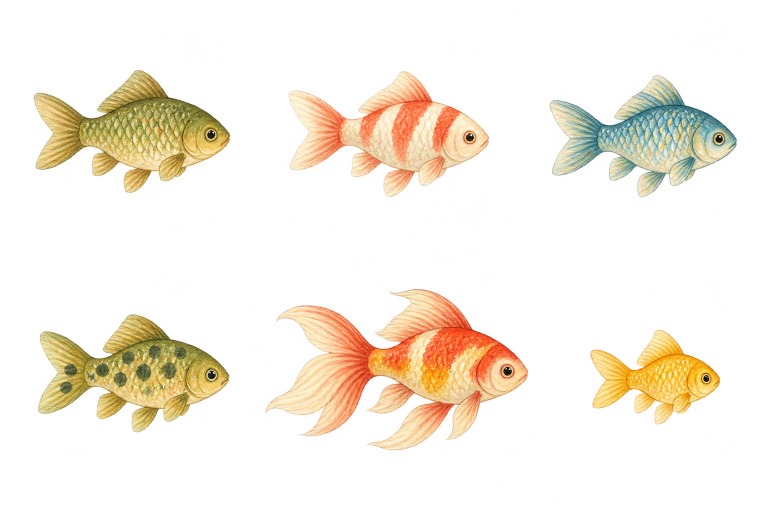
#> input picture art-refs/asf/runs/20261025T104133Z/fishing-props/raw_fish_v2.png, 1536 x 1024 px (shown at 1/2 size)
$ python isolate_fish.py
#> lines starting #> are read from the running program, lines starting #| are printed output that depends on the picture; after the words box and inside, x2 and y2 are one past the last pixel; in counts of white or black regions, pixels touching at a corner belong together
from __future__ import annotations
import json
from pathlib import Path
import numpy as np
from PIL import Image
from scipy import ndimage
from scipy.optimize import linear_sum_assignment

ROOT = Path(__file__).parent
SOURCE = ROOT / 'raw_fish_v2.png'
OUT = ROOT / 'isolated-fish'
OUT.mkdir(exist_ok=True)
NAMES = ['common', 'striped', 'blue', 'spotted', 'rare_big', 'icon_small']
im = Image.open(SOURCE).convert('RGBA')
#> im is the input picture: PIL image 1536x1024 RGBA; mean R, G, B, A 114.2, 97.3, 66.8, 50
a = np.asarray(im.getchannel('A'))
labels, count = ndimage.label(a > 16, structure=np.ones((3, 3), dtype=bool))
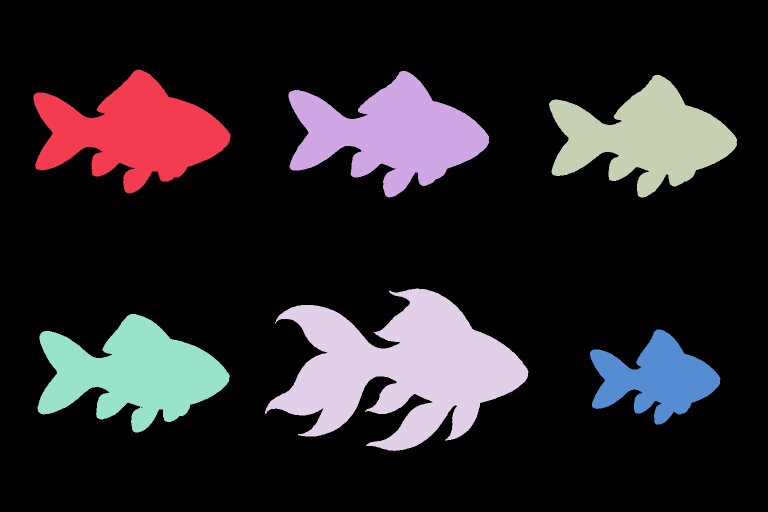
#> labels: shape (1024, 1536) int32 (shown at 1/2 size); 7 distinct labels, from 0 to 6; one colour per label, 0 black
#> count = 6
objects = []
for label_id, sl in enumerate(ndimage.find_objects(labels), start=1):
    if sl is None:
        continue
    ys, xs = sl
    area = int(np.count_nonzero(labels[sl] == label_id))
    if area < 10000:
        continue
    cy = (ys.start + ys.stop) / 2
    cx = (xs.start + xs.stop) / 2
    objects.append({'label': label_id, 'area': area, 'center': [cx, cy], 'bbox': [xs.start, ys.start, xs.stop, ys.stop]})
#> this loop made 6 passes
#> (area, cy, cx) on passes 1 to 6: (52058, 263, 264), (53232, 268.5, 777.5), (48378, 272, 1286), (89746, 739.5, 793.5), (50817, 746.5, 267.5), (26150, 754, 1310.5)
#> after the loop, objects = 6 items
if len(objects) != len(NAMES):
    raise SystemExit(f'Expected six fish components, found {len(objects)}: {objects}')
centers = np.array([[256, 256], [768, 256], [1280, 256], [256, 768], [768, 768], [1280, 768]], dtype=float)
actual = np.array([o['center'] for o in objects], dtype=float)
#> actual = [[264, 263], [777.5, 268.5], [1286, 272], [793.5, 739.5], [267.5, 746.5], [1310.5, 754]]
rows, cols = linear_sum_assignment(np.linalg.norm(centers[:, None, :] - actual[None, :, :], axis=2))
#> rows = [0, 1, 2, 3, 4, 5]; cols = [0, 1, 2, 4, 3, 5]
assignment = {int(r): objects[int(c)] for r, c in zip(rows, cols)}
#> assignment = 6 items
source_rgba = np.asarray(im)
report = {'source': str(SOURCE), 'source_size': list(im.size), 'threshold': 16, 'assets': {}}
for index, name in enumerate(NAMES):
    obj = assignment[index]
    x0, y0, x1, y1 = obj['bbox']
    fringe = 10
    x0, y0 = max(0, x0 - fringe), max(0, y0 - fringe)
    x1, y1 = min(im.width, x1 + fringe), min(im.height, y1 + fringe)
    crop = source_rgba[y0:y1, x0:x1].copy()
    # Keep the owned fish component, including its semi-transparent edge pixels.
    yy, xx = np.mgrid[y0:y1, x0:x1]
    owner = labels[y0:y1, x0:x1] == obj['label']
    dist = ndimage.distance_transform_edt(~owner)
    crop[..., 3][(dist > fringe) & (crop[..., 3] < 64)] = 0
    piece = Image.fromarray(crop, 'RGBA')
    side = max(piece.size)
    pad = max(16, round(side * 0.14))
    canvas = Image.new('RGBA', (side + pad * 2, side + pad * 2), (0, 0, 0, 0))
    canvas.alpha_composite(piece, ((canvas.width - piece.width) // 2, (canvas.height - piece.height) // 2))
    path = OUT / f'fish_{name}.png'
    canvas.save(path)
    report['assets'][name] = {'component_area': obj['area'], 'component_center': obj['center'], 'bbox': obj['bbox'], 'isolated_size': list(canvas.size), 'file': path.name}
#> this loop made 6 passes
#> (x0, y0, x1, y1) on passes 1 to 6: (57, 129, 471, 397), (567, 132, 988, 405), (1088, 139, 1484, 405), (65, 618, 470, 875), (520, 567, 1067, 912), (1170, 649, 1451, 859)
#> pass 1, `crop = source_rgba[y0:y1, x0:x1].copy()`:
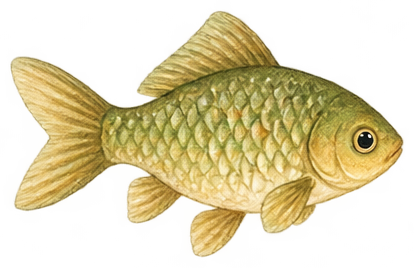
#> crop: shape (268, 414, 4); mean R, G, B, A 158.6, 140.4, 78.8, 115.6; transparent parts drawn white
#> pass 1, `yy, xx = np.mgrid[y0:y1, x0:x1]`:
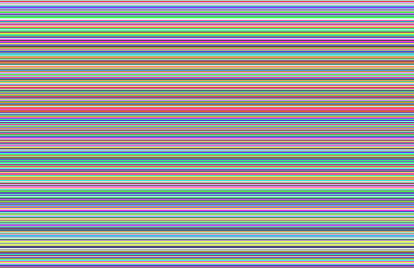
#> yy: shape (268, 414) int64; 268 distinct labels, from 129 to 396; one colour per label, 0 black
#> pass 1, `yy, xx = np.mgrid[y0:y1, x0:x1]`:
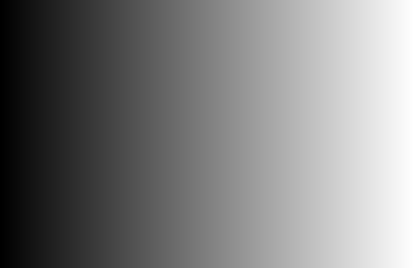
#> xx: shape (268, 414) int64; min 57, max 470, mean 263.5; drawn with min black and max white
#> pass 1, `owner = labels[y0:y1, x0:x1] == obj['label']`:
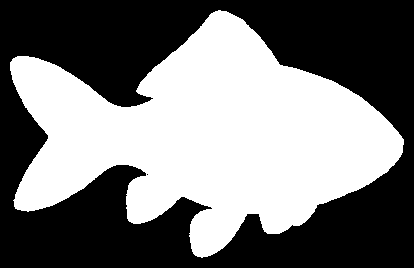
#> owner: shape (268, 414) bool; 46.9% white; 1 white region, box (x1, y1, x2, y2) and area: (10, 10, 404, 258) 52058
#> after the loop:
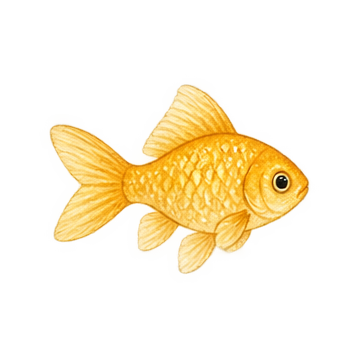
#> canvas: PIL image 359x359 RGBA; mean R, G, B, A 61.4, 49.2, 21.9, 49.3; transparent parts drawn white
#> after the loop:
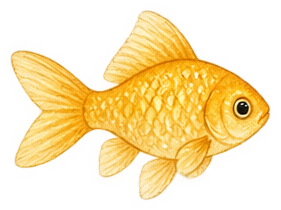
#> crop: shape (210, 281, 4); mean R, G, B, A 204.7, 164.4, 75.8, 107.8; transparent parts drawn white
#> after the loop, report = 4 items
(ROOT / 'isolated-fish.json').write_text(json.dumps(report, indent=2) + '\n')
print(json.dumps(report, indent=2))
#> (printed output is left out)

$ run again, with art-refs/asf/runs/20261025T104133Z/fishing-props/raw_fish.png copied over art-refs/asf/runs/20261025T104133Z/fishing-props/raw_fish_v2.png
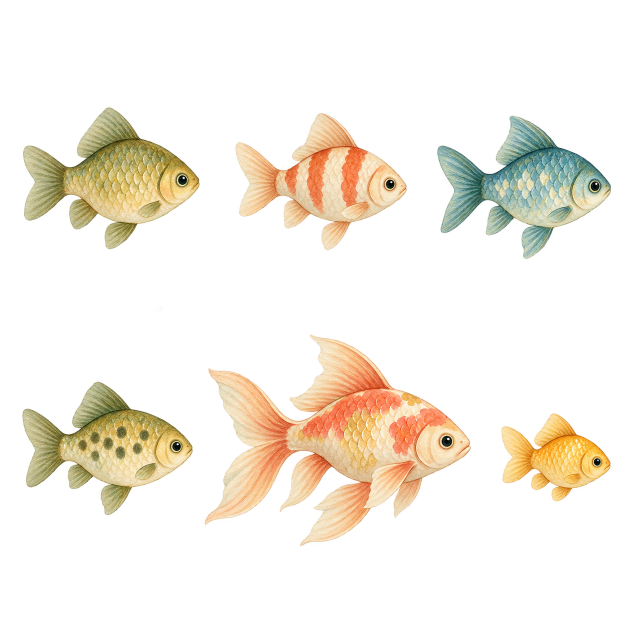
#> input picture art-refs/asf/runs/20261025T104133Z/fishing-props/raw_fish.png, 1254 x 1254 px (shown at 1/2 size)
#> im is the input picture: PIL image 1254x1254 RGBA; mean R, G, B, A 51.8, 45.8, 32.7, 51.5
#> labels: shape (1254, 1254) int32; 8 distinct labels, from 0 to 7
#> count = 7
#> the loop `for label_id, sl in enumerate(ndimage.find_objects(labels), start=1):` made 7 passes
#> (area, cy, cx) on passes 1 to 6: (52298, 356.5, 223), (46152, 363.5, 642.5), (49971, 374.5, 1048), (110517, 881, 675.5), (46872, 897, 215), (21952, 914.5, 1112)
#> after the loop `for label_id, sl in enumerate(ndimage.find_objects(labels), start=1):`: objects = 6 items
#> actual = [[223, 356.5], [642.5, 363.5], [1048, 374.5], [675.5, 881], [215, 897], [1112, 914.5]]
#> rows = [0, 1, 2, 3, 4, 5]; cols = [0, 1, 2, 4, 3, 5]
#> assignment = 6 items
#> the loop `for index, name in enumerate(NAMES):` made 6 passes
#> (x0, y0, x1, y1) on passes 1 to 6: (36, 204, 410, 509), (461, 216, 824, 511), (864, 221, 1232, 528), (34, 753, 396, 1041), (399, 659, 952, 1103), (992, 816, 1232, 1013)
#> pass 1, `owner = labels[y0:y1, x0:x1] == obj['label']`:
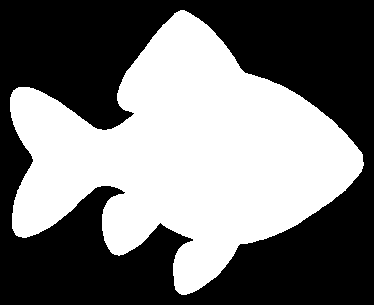
#> owner: shape (305, 374) bool; 45.8% white; 1 white region, box (x1, y1, x2, y2) and area: (10, 10, 364, 295) 52298
#> after the loop `for index, name in enumerate(NAMES):`:
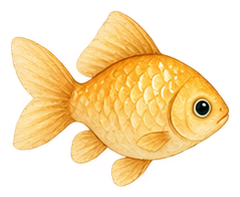
#> crop: shape (197, 240, 4); mean R, G, B, A 139.8, 112.3, 52.5, 113.7; transparent parts drawn white
#> after the loop `for index, name in enumerate(NAMES):`: report = 4 items
#> (printed output is left out)
